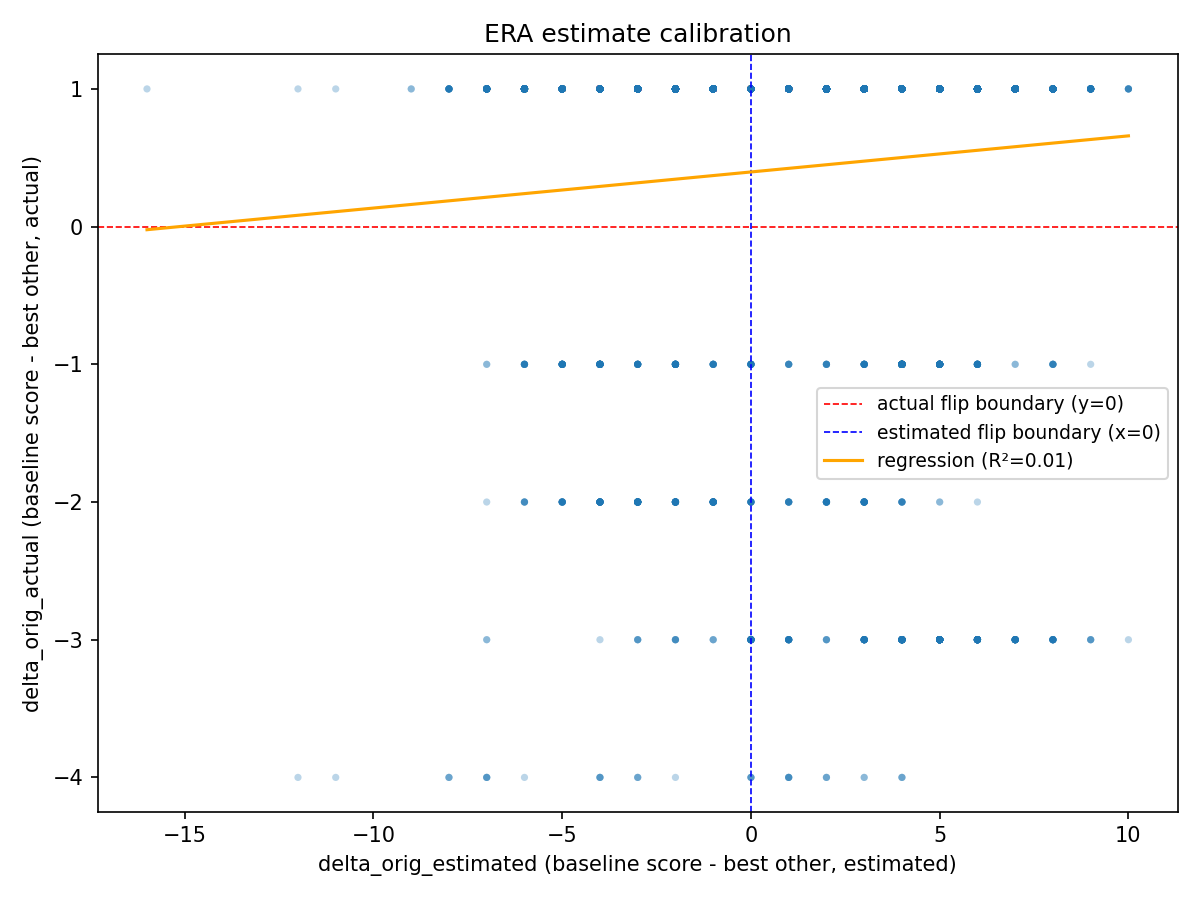

This figure's Python source:
"""
sanity_check.py — Diagnostic: how well do ERA's pre-call score estimates
predict the actual ground-truth score margins?

For every estimated node across all lattices, computes:
  delta_orig_estimated = estimated_score[baseline] - max(estimated_score[others])
  delta_orig_actual    = actual_borda_score[baseline] - max(actual_borda_score[others])

Then plots, correlates, and interprets.

Usage:
    conda run -n coral python3 sanity_check.py
"""

from __future__ import annotations

import json
from itertools import combinations

import matplotlib.pyplot as plt
import numpy as np
from scipy import stats

from search.lattice import combo_key
from search.rank import _get_child_rankings


def _borda_scores(ranking: list[str]) -> dict[str, float]:
    n = len(ranking)
    return {answer: float(n - 1 - i) for i, answer in enumerate(ranking)}


def _combsum_scores(
    voter_rankings: dict[str, list[str]], answers: list[str],
) -> tuple[list[str], dict[str, float]]:
    n = len(answers)
    totals: dict[str, float] = {a: 0.0 for a in answers}
    for ranking in voter_rankings.values():
        for rank_idx, answer in enumerate(ranking):
            if answer in totals:
                totals[answer] += n - 1 - rank_idx
    sorted_answers = sorted(totals, key=lambda a: totals[a], reverse=True)
    return sorted_answers, totals


def _delta_orig(scores: dict[str, float], baseline_answer: str) -> float:
    baseline_score = scores.get(baseline_answer, float("-inf"))
    best_other = max(
        (v for k, v in scores.items() if k != baseline_answer),
        default=float("-inf"),
    )
    return baseline_score - best_other


def collect_deltas(
    lattices: list[dict],
    direction: str = "down",
) -> tuple[list[float], list[float]]:
    deltas_estimated: list[float] = []
    deltas_actual: list[float] = []

    for lattice in lattices:
        criteria = lattice["criteria"]
        rbc = lattice["rankings_by_combo"]
        start_node = lattice.get("start_node", list(criteria))
        start_key = combo_key(start_node)
        baseline_ranking = rbc.get(start_key, [])
        if not baseline_ranking:
            continue
        baseline_answer = baseline_ranking[0]
        answers = list(baseline_ranking)
        s = len(start_node)
        n = len(criteria)

        known: dict[str, list[str]] = {}
        estimated_rankings: dict[str, list[str]] = {}

        if direction == "down":
            for c in criteria:
                if c in rbc:
                    known[c] = rbc[c]

            for layer_size in range(2, s):
                for combo in combinations(range(s), layer_size):
                    subset = [start_node[i] for i in combo]
                    key = combo_key(subset)
                    voter_rankings = _get_child_rankings(subset, known, estimated_rankings)
                    if not voter_rankings:
                        continue
                    ranking, scores_est = _combsum_scores(voter_rankings, answers)
                    estimated_rankings[key] = ranking

                    actual_ranking = rbc.get(key)
                    if actual_ranking is None:
                        continue
                    scores_act = _borda_scores(actual_ranking)

                    deltas_estimated.append(_delta_orig(scores_est, baseline_answer))
                    deltas_actual.append(_delta_orig(scores_act, baseline_answer))

        elif direction == "up":
            known[start_key] = rbc.get(start_key, [])
            extra = [c for c in criteria if c not in start_node]

            for combo in combinations(range(len(extra)), 1):
                subset = list(start_node) + [extra[i] for i in combo]
                key = combo_key(subset)
                if key in rbc:
                    known[key] = rbc[key]

            for layer_size in range(s + 2, n + 1):
                num_extra = layer_size - s
                for combo in combinations(range(len(extra)), num_extra):
                    subset = list(start_node) + [extra[i] for i in combo]
                    key = combo_key(subset)
                    voter_rankings = _get_child_rankings(subset, known, estimated_rankings)
                    if not voter_rankings:
                        continue
                    ranking, scores_est = _combsum_scores(voter_rankings, answers)
                    estimated_rankings[key] = ranking

                    actual_ranking = rbc.get(key)
                    if actual_ranking is None:
                        continue
                    scores_act = _borda_scores(actual_ranking)

                    deltas_estimated.append(_delta_orig(scores_est, baseline_answer))
                    deltas_actual.append(_delta_orig(scores_act, baseline_answer))

    return deltas_estimated, deltas_actual


def sanity_check(
    lattices: list[dict],
    direction: str = "down",
) -> None:
    deltas_est, deltas_act = collect_deltas(lattices, direction)

    if len(deltas_est) < 2:
        print(f"Only {len(deltas_est)} data points — not enough for analysis.")
        return

    x = np.array(deltas_est)
    y = np.array(deltas_act)
    finite_mask = np.isfinite(x) & np.isfinite(y)
    n_dropped = int((~finite_mask).sum())
    if n_dropped:
        print(f"Dropped {n_dropped} non-finite data points")
    x = x[finite_mask]
    y = y[finite_mask]
    n = len(x)
    if n < 2:
        print(f"Only {n} finite data points — not enough for analysis.")
        return

    # --- Correlations ---
    r_pearson, p_pearson = stats.pearsonr(x, y)
    r_spearman, p_spearman = stats.spearmanr(x, y)

    print(f"Data points: {n}")
    print(f"Pearson  r = {r_pearson:.4f}  (p = {p_pearson:.2e})")
    print(f"Spearman r = {r_spearman:.4f}  (p = {p_spearman:.2e})")

    # --- Estimation error ---
    error = x - y
    print(f"\nEstimation error (estimated - actual):")
    print(f"  Mean = {error.mean():.4f}")
    print(f"  Std  = {error.std():.4f}")

    # --- Linear regression ---
    slope, intercept, r_value, p_value, std_err = stats.linregress(x, y)
    r_sq = r_value ** 2
    print(f"\nLinear regression (actual ~ estimated):")
    print(f"  Slope     = {slope:.4f}")
    print(f"  Intercept = {intercept:.4f}")
    print(f"  R²        = {r_sq:.4f}")

    # --- Interpretation ---
    print(f"\n{'─' * 52}")
    if r_pearson > 0.7 and error.std() < np.std(y):
        print("The estimated deltas are strongly correlated with actual deltas")
        print("and the error std is smaller than the signal std — the estimates")
        print("carry meaningful information for pruning.")
    elif r_pearson > 0.4:
        print("Moderate correlation — the estimates capture the direction of")
        print("score margins but are noisy. Pruning will help on average but")
        print("will misclassify a non-trivial fraction of nodes.")
    else:
        print("Weak or no correlation — the estimated deltas do not reliably")
        print("predict actual score margins. Using them for pruning risks")
        print("discarding true counterfactuals.")

    if abs(error.mean()) > 0.5 * error.std():
        direction_word = "optimistic" if error.mean() > 0 else "pessimistic"
        print(f"There is a systematic {direction_word} bias (mean error {error.mean():.2f}).")

    # --- Plot ---
    fig, ax = plt.subplots(figsize=(8, 6))
    ax.scatter(x, y, alpha=0.3, s=12, edgecolors="none")
    ax.axhline(0, color="red", linestyle="--", linewidth=0.8, label="actual flip boundary (y=0)")
    ax.axvline(0, color="blue", linestyle="--", linewidth=0.8, label="estimated flip boundary (x=0)")

    x_range = np.array([x.min(), x.max()])
    ax.plot(x_range, slope * x_range + intercept, color="orange", linewidth=1.5,
            label=f"regression (R²={r_sq:.2f})")

    ax.set_xlabel("delta_orig_estimated (baseline score - best other, estimated)")
    ax.set_ylabel("delta_orig_actual (baseline score - best other, actual)")
    ax.set_title("ERA estimate calibration")
    ax.legend(fontsize=9)
    plt.tight_layout()
    plt.savefig("sanity_check.png", dpi=150)
    print(f"\nPlot saved to sanity_check.png")
    plt.show()


if __name__ == "__main__":
    with open("data/base.json") as f:
        data = json.load(f)

    lattices = []
    for row in data["rows"]:
        for run in row["baseline_lattice_runs"]:
            lattices.append({
                "criteria": run["criteria_used"],
                "rankings_by_combo": run["rankings_by_combo"],
                "start_node": run["criteria_used"],
            })

    sanity_check(lattices)
